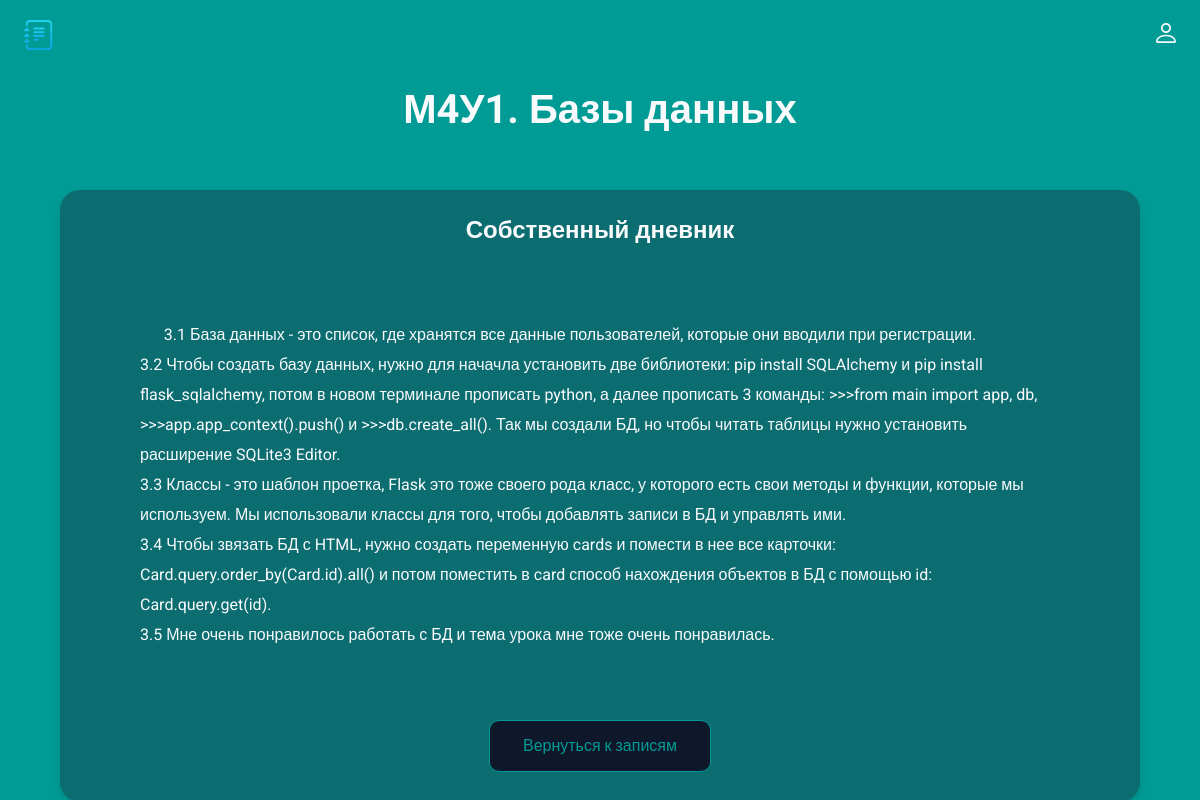
/card/1, run on the app's committed database.
### main.py (models this page shows, shortened)
class Card(db.Model):
    id = db.Column(db.Integer, primary_key=True)
    title = db.Column(db.String(100), nullable=False)
    subtitle = db.Column(db.String(300), nullable=False)
    text = db.Column(db.Text, nullable=False)

### main.py (the view)
@app.route('/card/<int:id>')
def card(id):
    card = Card.query.get(id)
    return render_template('card.html', card=card)

### templates/card.html (shortened to what this page needs)
<!doctype html>
<html lang="ru">
<head>
  <link rel="stylesheet" href="../static/css/style.css">
</head>
<body>
  <header class="header">
    <img src="../static/img/logo.svg" alt="logo" width="30" height="30">
    <ul class="main-list">
        <li class="list__item">
          <a href="">
            <img src="../static/img/login.svg" alt="login" width="20" height="20">
          </a>
    </ul>
  </header>
  <main class="main">
    {% block content %}
    <h1 class="main__title">{{card.title}}</h1>
    <div class="main__block">
      <h2 class="main__subtitle">{{card.subtitle}}</h2>
      <div class="main__text">
      {{card.text}}
      </div>
      <a class="main__link" href="/">Вернуться к записям</a>
    </div>
  </main>
  {% endblock %}
</body>
</html>

### static/css/style.css (style rules this page uses)
body { margin: 0; padding: 0; font-family: 'Roboto', sans-serif; font-size: 16px; line-height: 20px; background-color: #009B95; color: #F8FAFC; }
h1, h2, p { margin: 0; }
img { object-fit: contain; }
a { text-decoration: none; color: inherit; transition: 0.2s; }
ul { list-style: none; margin: 0; padding: 0; }
.header { display: flex; justify-content: space-between; align-items: center; padding: 20px 2%; margin-bottom: 30px; }
.main-list { display: flex; align-items: center; gap: 20px; }
.main__title { font-size: 40px; text-align: center; margin-bottom: 70px; }
.main { padding: 0 5%; }
.main__block { background: rgba(30, 41, 59, 0.4); border-radius: 20px; box-shadow: 0px 4px 10px rgba(0, 0, 0, 0.1); padding: 30px 80px; display: flex; flex-direction: column; align-items: center; }
.main__subtitle { text-align: center; margin-bottom: 50px; }
.main__text { line-height: 30px; margin-bottom: 40px; white-space: pre-wrap; align-self: flex-start; }
.main__link { display: block; border: 1px solid #009B95; background: #0F172A; border-radius: 10px; color: #009B95; padding: 15px 10px; font: inherit; width: 200px; text-align: center; cursor: pointer; transition: 0.2s; }

### data on the page
Card: title "М4У1. Базы данных", subtitle "Собственный дневник", text "3.1 База данных - это список, где хранятся все данные пользователей, которые они вводили при регистрации. 3.2 Чтобы создать базу данных, нужно для начачла установить две библиотеки: pip install SQLAlchemy и pip install flask_sqlalchemy, потом в новом терминале прописать python, а далее прописать 3 команды: >>>from main import app, db, >>>app.app_context().push() и >>>db.create_all(). Так мы создали БД, но чтобы читать таблицы нужно установить расширение SQLite3 Editor. 3.3 Классы - это шаблон проетка, Flask это тоже своего рода класс, у которого есть свои методы и функции, которые мы используем. Мы использовали классы для того, чтобы добавлять записи в БД и управлять ими. 3.4 Чтобы звязать…"
